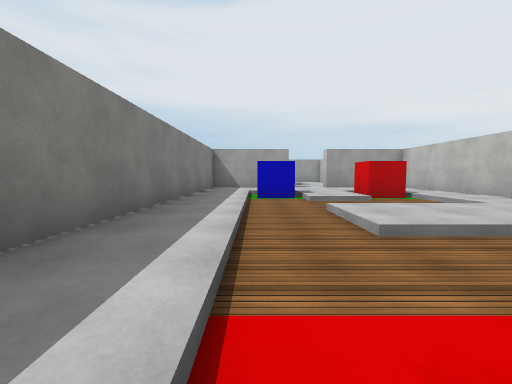
[1] (above)

13 first-person views from a walk through a scene from a Unity 3-D project. The camera is 1.3 m above the floor, tilts 4° down and sees 90° across. The floor is counted in squares, 2 m on a side. Each view is taken from the middle of a square. On the plan, view 1 faces up. The plan holds only what a view shows up to about 9 squares ahead; the rest is blank. The place goes on beyond the plan. The player character is not drawn. Door leaves are left out, so doorways stand open. Surface patterns are stand-ins for the level's own textures.

[2]
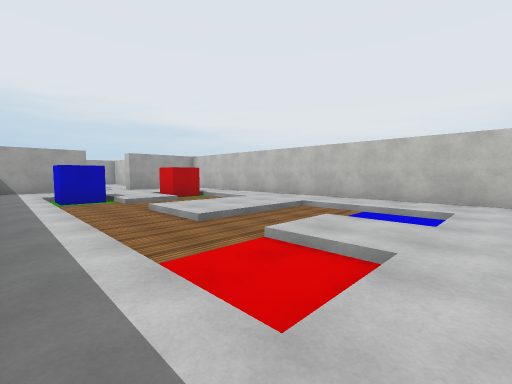

[3]
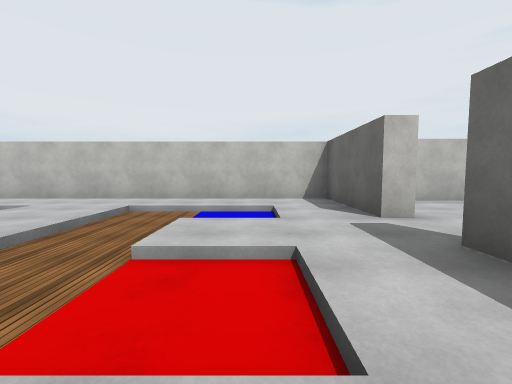

[4]
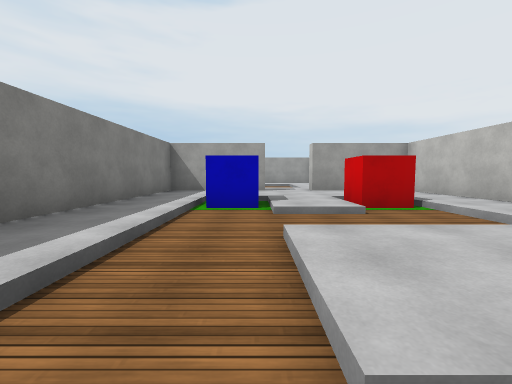

[5]
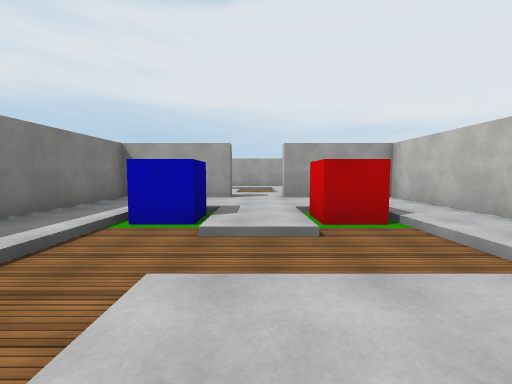

[6]
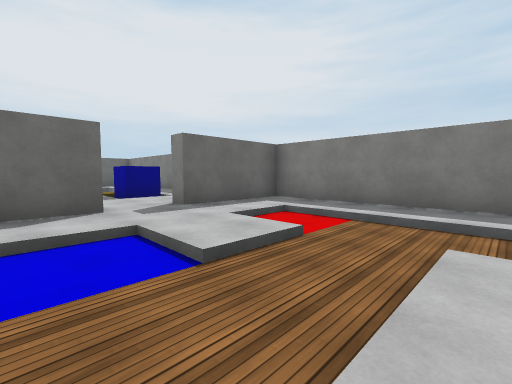

[7]
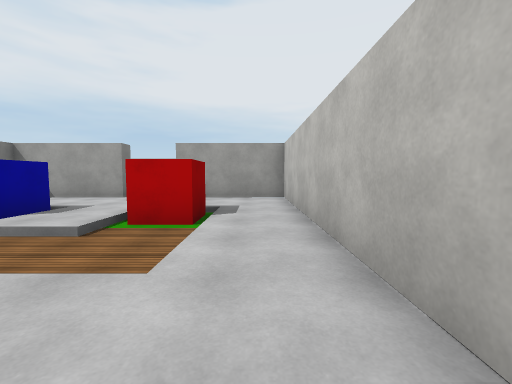

[8]
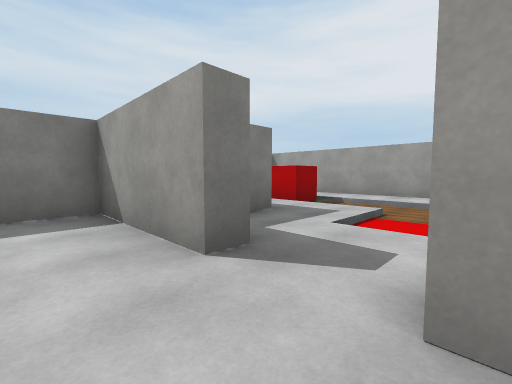

[9]
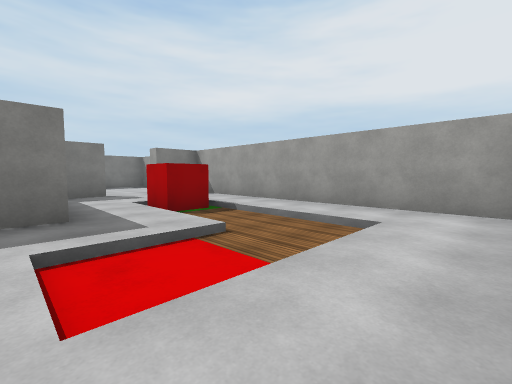

[10]
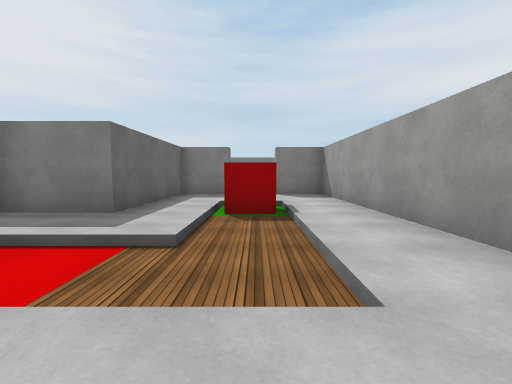

[11]
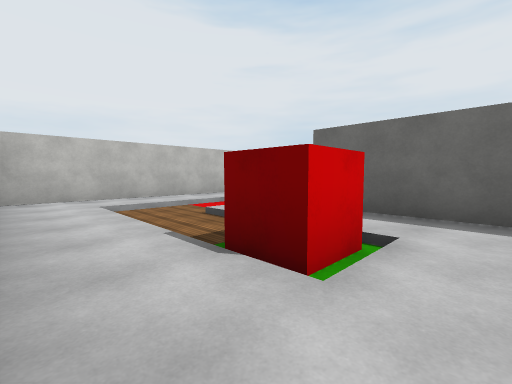

[12]
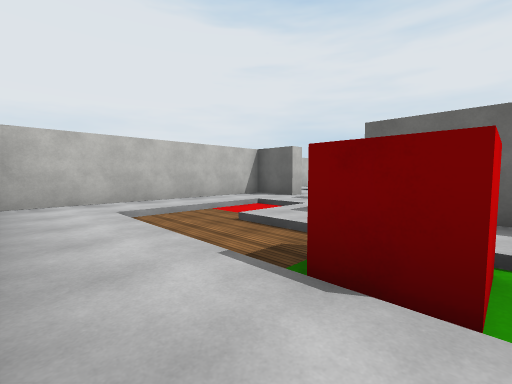

[13]
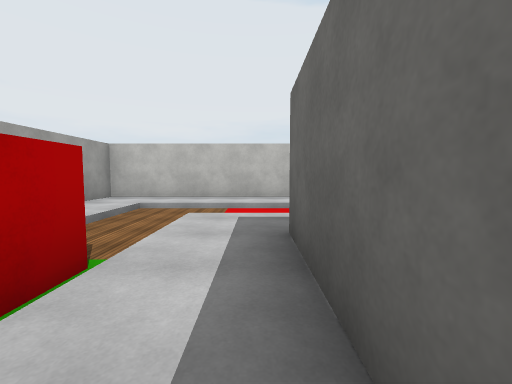

### Floor plan
Key: @ floor where view 1 was taken; # wall or solid block; . main floor; - floor 0.25 m lower than the main floor; / step, stairs or slope; D open door; C blue cube; R red cube.
Columns run from 4 left of view 1 to 6 right of it. Each row starts with its distance up from view 1.
 18 ##########
 17 #........#
 16 #........#
 15 ..RR---/.#
 14 #.////-/.#
 13 #.....-/.#
 12 ####..//.#
 11   ####D####
 10   #...D...#
  9   #.......#
  8   #./C.RR.#
  7   #.CC.RR.#
  6   #./-//-.#
  5   #./----.#
  4   #./-....#
  3   #./-....#
  2   #./----.#
  1   #./-//-.#
  0   #.@-./-.#
 -1   #.......#
 -2   ####D####
 -3      .... #
 -4      .. ..#
 -5      C/  .#

Where each view was taken, in squares from view 1:
view 1: 0 up, 0 right, facing up
view 2: 1 down, 1 left, facing up-right
view 3: 0 up, 1 left, facing right
view 4: 2 up, 1 right, facing up
view 5: 3 up, 2 right, facing up
view 6: 3 up, 4 right, facing down-left
view 7: 3 up, 5 right, facing up
view 8: 9 up, 3 right, facing up-left
view 9: 12 up, 4 right, facing up-left
view 10: 15 up, 4 right, facing left
view 11: 17 up, 3 left, facing down-right
view 12: 17 up, 2 left, facing down-right
view 13: 13 up, 3 left, facing right
